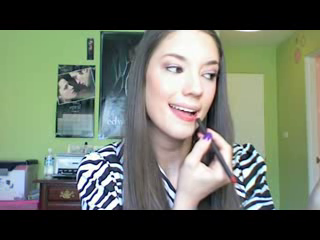
#> input picture frame 16 of python_scripts/test.avi, 320 x 240 px
$ python dense_flow.py
#> lines starting #> are read from the running program, lines starting #| are printed output that depends on the picture
import cv2
import numpy as np
cap = cv2.VideoCapture("data/test.avi")
ret, frame1 = cap.read()
#> frame1 is the input picture: shape (240, 320, 3); mean B, G, R 98.7, 113, 105
prvs = cv2.cvtColor(frame1,cv2.COLOR_BGR2GRAY)
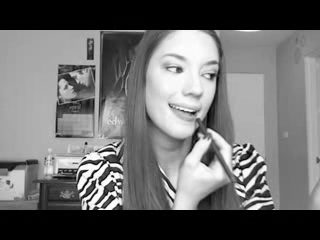
#> prvs: shape (240, 320); min 0, max 255, mean 109
hsv = np.zeros_like(frame1)
hsv[...,1] = 255
while(1):
    ret, frame2 = cap.read()
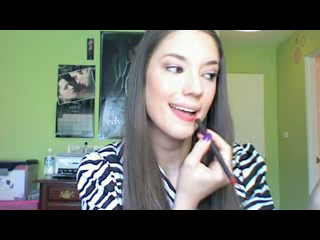
#> input picture frame 17 of python_scripts/test.avi, 320 x 240 px
#> frame2 is the input picture: shape (240, 320, 3); mean B, G, R 98.7, 112.9, 105
    next = cv2.cvtColor(frame2,cv2.COLOR_BGR2GRAY)
    flow = cv2.calcOpticalFlowFarneback(prvs,next, None, 0.5, 3, 15, 3, 5, 1.2, 0)
    mag, ang = cv2.cartToPolar(flow[...,0], flow[...,1])
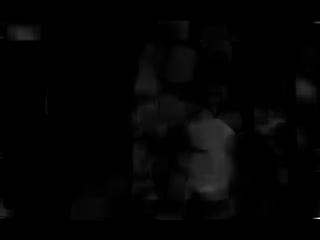
#> mag: shape (240, 320) float32; min 0, max 3.95, mean 0.0615; drawn with min black and max white
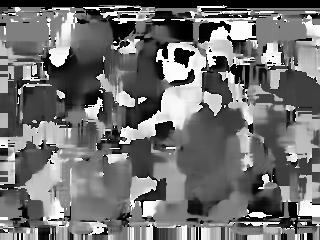
#> ang: shape (240, 320) float32; min 0, max 6.28, mean 2.78; drawn with min black and max white
    hsv[...,0] = ang*180/np.pi/2
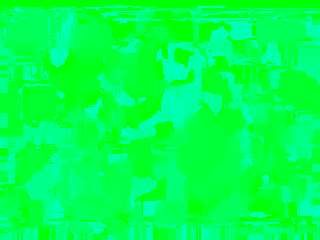
#> hsv: shape (240, 320, 3); mean of channels 0, 1, 2 79.2, 255, 0; drawn as B, G, R
    hsv[...,2] = cv2.normalize(mag,None,0,255,cv2.NORM_MINMAX)
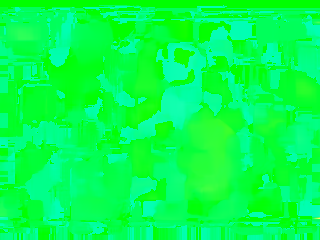
#> hsv: shape (240, 320, 3); mean of channels 0, 1, 2 79.2, 255, 3.7; drawn as B, G, R
    bgr = cv2.cvtColor(hsv,cv2.COLOR_HSV2BGR)
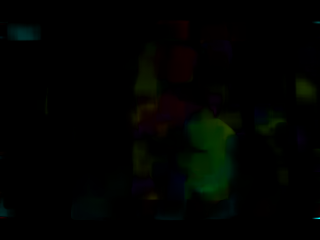
#> bgr: shape (240, 320, 3); mean B, G, R 0.8, 3, 1.2
    cv2.imshow('frame2',bgr)
    k = cv2.waitKey(30) & 0xff
#> (key Esc is pressed here)
    if k == 27:
        break
    elif k == ord('s'):
        cv2.imwrite('opticalfb.png',frame2)
        cv2.imwrite('opticalhsv.png',bgr)
    prvs = next
cap.release()
cv2.destroyAllWindows()

$ run again, starting later in the video
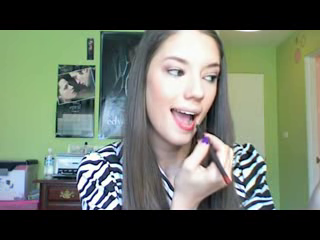
#> input picture frame 74 of python_scripts/test.avi, 320 x 240 px
#> frame1 is the input picture: shape (240, 320, 3); mean B, G, R 98.3, 112.6, 103.9
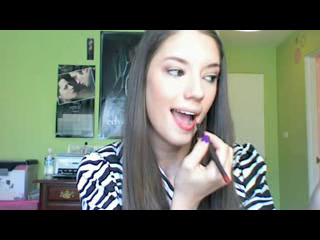
#> input picture frame 75 of python_scripts/test.avi, 320 x 240 px
#> frame2 is the input picture: shape (240, 320, 3); mean B, G, R 98.2, 112.6, 103.9
#> `bgr = cv2.cvtColor(hsv,cv2.COLOR_HSV2BGR)`:
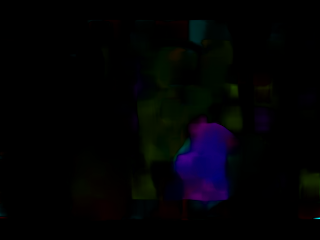
#> bgr: shape (240, 320, 3); mean B, G, R 4.6, 2.3, 2.3

$ run again, starting later in the video
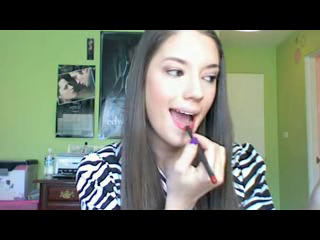
#> input picture frame 132 of python_scripts/test.avi, 320 x 240 px
#> frame1 is the input picture: shape (240, 320, 3); mean B, G, R 97.7, 112.2, 103.6
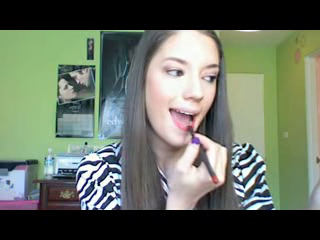
#> input picture frame 133 of python_scripts/test.avi, 320 x 240 px
#> frame2 is the input picture: shape (240, 320, 3); mean B, G, R 98, 112.2, 103.9
#> `bgr = cv2.cvtColor(hsv,cv2.COLOR_HSV2BGR)`:
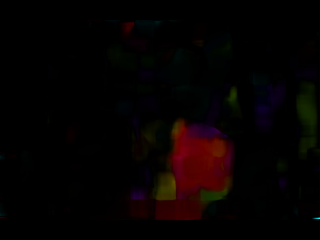
#> bgr: shape (240, 320, 3); mean B, G, R 1.3, 1.7, 6.1
